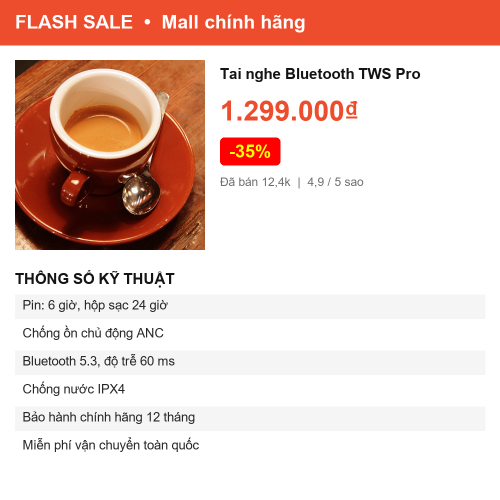
#> input picture data/images/T01_card1000.png, 1000 x 1000 px (shown at 1/2 size); its folder holds 5 pictures in this run
$ python t02_worked_example.py
#> lines starting #> are read from the running program, lines starting #| are printed output that depends on the picture
### src/common.py
"""Module dùng chung cho mọi thí nghiệm của Đề tài 4. MỌI script phải dùng các hàm này
để số liệu giữa các phần nhất quán.

Quy ước đo:
- Ảnh gốc: PNG RGB 8 bit trong data/images (xem data/metadata.json; nhóm P/T/G).
- Mã hoá/giải mã bằng Pillow (libjpeg-turbo, zlib, libwebp) hoàn toàn trong bộ nhớ (BytesIO).
- Dung lượng = len(bytes) / 1024 (KB). bpp = 8*len(bytes) / (W*H).
- PSNR trên cả 3 kênh RGB (MSE trung bình 3 kênh), data_range 255; ảnh trùng khớp -> inf.
- SSIM: skimage structural_similarity trên RGB, channel_axis=2, gaussian_weights=True,
  sigma=1.5, use_sample_covariance=False (đúng theo Wang et al. 2004), data_range=255.
- Thời gian: trung vị của `repeats` lần chạy, time.perf_counter, đơn vị ms.
"""
import io
import json
import os
import shutil
import time

import numpy as np
from PIL import Image
from skimage.metrics import structural_similarity

SEED = 2026
ROOT = os.path.dirname(os.path.dirname(os.path.abspath(__file__)))
IMG_DIR = os.path.join(ROOT, "data", "images")
GROUP_NAMES = {"P": "Ảnh chụp nhiều chi tiết", "T": "Ảnh có chữ", "G": "Ảnh gradient / nền trơn"}

np.random.seed(SEED)


def load_metadata():
    with open(os.path.join(ROOT, "data", "metadata.json"), encoding="utf-8") as f:
        return json.load(f)


def load_text_gt():
    with open(os.path.join(ROOT, "data", "text_ground_truth.json"), encoding="utf-8") as f:
        return json.load(f)


# [25 lines left out: functions list_images, encode, decode, not called in this run]


def psnr(ref: np.ndarray, test: np.ndarray) -> float:
    mse = np.mean((ref.astype(np.float64) - test.astype(np.float64)) ** 2)
    return float("inf") if mse == 0 else float(10 * np.log10(255.0 ** 2 / mse))


# [32 lines left out: functions ssim, time_ms, evaluate, not called in this run]


def ensure_dirs(task: str):
#> in main, im is the input picture: PIL image 1000x1000 RGB; mean R, G, B 233.6, 206.7, 199.1
    r = os.path.join(ROOT, "results", task)
    f = os.path.join(ROOT, "figures", task)
    os.makedirs(r, exist_ok=True)
    os.makedirs(f, exist_ok=True)
    return r, f


# [40 lines left out: function configure_tesseract, not called in this run]

### src/t02_worked_example.py
"""t02 - Ví dụ tính tay JPEG trên một khối 8x8 thật + hình minh hoạ cho Chương 2.

Chạy:  cd /home/claude/nen_anh && python src/t02_worked_example.py

Các bước (đúng như bộ mã hoá JPEG baseline, nhưng tự cài bằng numpy/scipy để không dùng hộp đen):
 1. Đọc ảnh data/images/T01_card1000.png, đổi sang kênh Y theo công thức JFIF
    Y = 0,299R + 0,587G + 0,114B (làm tròn về số nguyên 0..255).
 2. Chọn khối 8x8 THẬT nằm trên dòng chữ "Chống nước IPX4" (vùng y=760..799, x=40..279):
    khối căn lưới 8x8 có độ lệch chuẩn lớn nhất (khối nhiều biên chữ nhất, là trường hợp
    "khó" cho DCT). Lưới 8x8 căn theo gốc ảnh như JPEG thật.
 3. Trừ 128 (level shift) -> DCT-II 2D chuẩn trực giao (scipy.fft.dctn, norm='ortho').
    Với norm='ortho' công thức trùng đúng định nghĩa của chuẩn JPEG (có hệ số C(u)C(v)/4).
 4. Lượng tử hoá bằng bảng luminance chuẩn Annex K, nhân hệ số tỉ lệ IJG:
    S = 5000/q (q<50) hoặc 200-2q (q>=50); Q' = clip(floor((Q*S+50)/100), 1, 255).
    Làm tròn hệ số F/Q' về số nguyên gần nhất (half away from zero, như libjpeg).
    Chọn q=50 (S=100, bảng gốc) và q=90 (S=20) để thấy ảnh hưởng của quality.
 5. Giải lượng tử (nhân lại Q'), IDCT, cộng 128, làm tròn + cắt về [0,255]; tính MSE, PSNR
    (L=255) và đếm số hệ số khác 0 (tổng và AC), quét zigzag + RLE (run, level).
 6. Kiểm chứng chéo: bảng Q' tự tính phải trùng bảng Pillow/libjpeg thực sự dùng khi
    save(quality=q); và phép DCT tự cài phải trùng ma trận DCT viết tay (kiểm tra trực giao).
 7. Ví dụ PSNR/SSIM tính tay nhỏ: hai khối 3x3 (một cửa sổ, thống kê toàn khối), có đối chiếu
    skimage.structural_similarity (win_size=3, trọng số đều) để chắc chắn công thức đúng.

Bổ sung: áp 5 bộ lọc PNG (Sub/Up/Average/Paeth) lên chính khối này để minh hoạ bước dự đoán.

Đầu ra: results/t02/worked_example.txt, results/t02/worked_example_summary.csv,
        results/t02/qtable_scale.csv, figures/t02/dct_example.png,
        figures/t02/jpeg_qtable_scale.png, figures/t02/pipeline.png (sơ đồ khối pipeline).
Không có yếu tố ngẫu nhiên (không cần seed), kết quả tất định.
"""
import io
import os
import sys

import numpy as np
import pandas as pd
import matplotlib
matplotlib.use("Agg")
import matplotlib.pyplot as plt
from PIL import Image
from scipy.fft import dctn, idctn
from skimage.metrics import structural_similarity

sys.path.insert(0, os.path.dirname(os.path.abspath(__file__)))
from common import ROOT, IMG_DIR, SEED, ensure_dirs  # noqa: E402

plt.rcParams["font.family"] = "DejaVu Sans"
plt.rcParams["font.size"] = 10

IMG_NAME = "T01_card1000.png"
SEARCH = (760, 800, 40, 280)   # vùng dòng chữ "Chống nước IPX4": y0,y1,x0,x1

# Bảng lượng tử luminance chuẩn (ITU-T T.81 Annex K, Bảng K.1)
Q_LUM = np.array([
    [16, 11, 10, 16, 24, 40, 51, 61],
    [12, 12, 14, 19, 26, 58, 60, 55],
    [14, 13, 16, 24, 40, 57, 69, 56],
    [14, 17, 22, 29, 51, 87, 80, 62],
    [18, 22, 37, 56, 68, 109, 103, 77],
    [24, 35, 55, 64, 81, 104, 113, 92],
    [49, 64, 78, 87, 103, 121, 120, 101],
    [72, 92, 95, 98, 112, 100, 103, 99]], dtype=np.int64)


def ijg_scale(q):
    q = int(min(max(q, 1), 100))
    return 5000 // q if q < 50 else 200 - 2 * q  # libjpeg: 5000/quality (chia nguyên)


def scaled_qtable(q, base=Q_LUM):
    s = ijg_scale(q)
    return np.clip((base * s + 50) // 100, 1, 255)


def round_half_away(x):
    return np.sign(x) * np.floor(np.abs(x) + 0.5)


def zigzag_indices(n=8):
    idx = sorted(((i, j) for i in range(n) for j in range(n)),
                 key=lambda p: (p[0] + p[1], p[1] if (p[0] + p[1]) % 2 == 0 else p[0]))
    return idx


def dct_matrix(n=8):
    """Ma trận DCT-II trực giao: C[k,m] = a(k) cos((2m+1)k*pi/(2n))."""
    C = np.zeros((n, n))
    for k in range(n):
        a = np.sqrt(1.0 / n) if k == 0 else np.sqrt(2.0 / n)
        for m in range(n):
            C[k, m] = a * np.cos((2 * m + 1) * k * np.pi / (2 * n))
    return C


def rgb_to_y(arr):
    r, g, b = [arr[..., i].astype(np.float64) for i in range(3)]
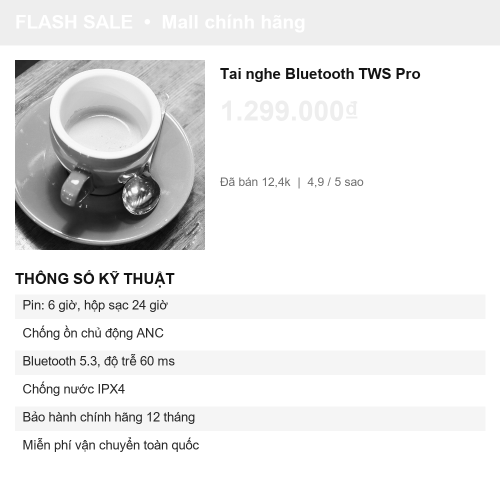
#> r: shape (1000, 1000) float64 (shown at 1/2 size); min 0, max 255, mean 233.6
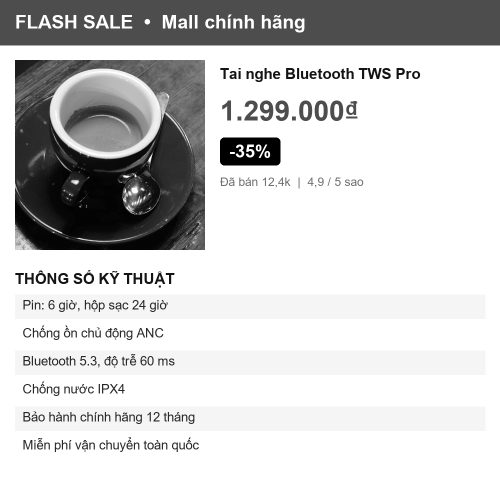
#> g: shape (1000, 1000) float64 (shown at 1/2 size); min 0, max 255, mean 206.7
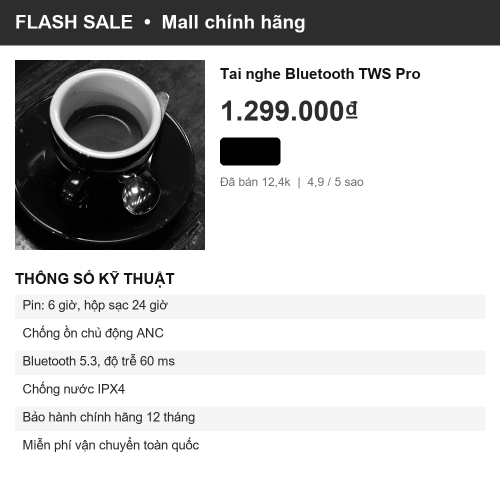
#> b: shape (1000, 1000) float64 (shown at 1/2 size); min 0, max 255, mean 199.1
    return np.clip(np.round(0.299 * r + 0.587 * g + 0.114 * b), 0, 255).astype(np.int64)
#> returned value: shape (1000, 1000) int64; 256 distinct labels, from 0 to 255


def mse_psnr(a, b):
    mse = float(np.mean((a.astype(np.float64) - b.astype(np.float64)) ** 2))
    return mse, (float("inf") if mse == 0 else 10 * np.log10(255.0 ** 2 / mse))


def fmt_matrix(M, width=5, fmt="d"):
    lines = []
    for row in M:
        lines.append(" ".join(f"{(int(v) if fmt == 'd' else v):{width}{'d' if fmt == 'd' else fmt}}" for v in row))
    return "\n".join(lines)


def fmt_float(M, width=8, dec=1):
    return "\n".join(" ".join(f"{v:{width}.{dec}f}" for v in row) for row in M)


def global_ssim(x, y, L=255.0):
    """SSIM trên MỘT cửa sổ (toàn khối), trọng số đều, phương sai tổng thể (chia N)."""
    x = x.astype(np.float64).ravel()
    y = y.astype(np.float64).ravel()
    C1, C2 = (0.01 * L) ** 2, (0.03 * L) ** 2
    mx, my = x.mean(), y.mean()
    vx, vy = x.var(), y.var()
    cxy = np.mean((x - mx) * (y - my))
    num = (2 * mx * my + C1) * (2 * cxy + C2)
    den = (mx ** 2 + my ** 2 + C1) * (vx + vy + C2)
    return dict(mx=mx, my=my, vx=vx, vy=vy, cxy=cxy, C1=C1, C2=C2,
                lum=(2 * mx * my + C1) / (mx ** 2 + my ** 2 + C1),
                cs=(2 * cxy + C2) / (vx + vy + C2), ssim=num / den)


def png_filters(img):
    """Áp 5 bộ lọc PNG (None/Sub/Up/Average/Paeth) lên ảnh xám 8 bit, phép trừ modulo 256.
    Điểm ảnh ngoài biên (bên trái, phía trên) coi bằng 0 đúng như đặc tả PNG."""
    a_img = img.astype(np.int64)
    H, W = a_img.shape
    out = {k: np.zeros((H, W), np.int64) for k in ("None", "Sub", "Up", "Average", "Paeth")}
    for y in range(H):
        for x in range(W):
            v = a_img[y, x]
            a = a_img[y, x - 1] if x > 0 else 0
            b = a_img[y - 1, x] if y > 0 else 0
            c = a_img[y - 1, x - 1] if x > 0 and y > 0 else 0
            p = a + b - c
            pa, pb, pc = abs(p - a), abs(p - b), abs(p - c)
            pred = a if (pa <= pb and pa <= pc) else (b if pb <= pc else c)
            out["None"][y, x] = v
            out["Sub"][y, x] = (v - a) % 256
            out["Up"][y, x] = (v - b) % 256
            out["Average"][y, x] = (v - (a + b) // 2) % 256
            out["Paeth"][y, x] = (v - pred) % 256
    return out


def draw_pipeline(fig_dir):
    """Sơ đồ khối nằm ngang của pipeline thí nghiệm (matplotlib patches, nét 2, chữ đen)."""
    from matplotlib.patches import FancyBboxPatch, FancyArrowPatch
    fig, ax = plt.subplots(figsize=(8.0, 3.6))
    ax.set_xlim(0, 101); ax.set_ylim(0, 48); ax.axis("off")
    boxes = [
        ("1. ĐẦU VÀO", ["20 ảnh PNG", "P: 7 ảnh chụp", "T: 7 thẻ chữ", "G: 6 gradient", "list_images()"]),
        ("2. TIỀN\nXỬ LÝ", ["convert('RGB')", "RGB 8 bit", "cắt vuông", "resize LANCZOS", "500² / 1000²"]),
        ("3. XỬ LÝ\nCHÍNH", ["Image.save()", "JPEG 50/75/90", "PNG level 9", "WebP lossy q", "WebP lossless"]),
        ("4. HẬU\nXỬ LÝ", ["Image.open()", "KB, bpp, tỉ lệ", "PSNR numpy", "SSIM skimage", "gộp theo nhóm"]),
        ("5. ĐẦU RA", ["Bảng CSV", "Đồ thị RD", "Khuyến nghị", "định dạng và", "mức nén"]),
    ]
    n = len(boxes)
    w, gap = 17.4, 3.2
    x = 0.6
    for i, (title, lines) in enumerate(boxes):
        ax.add_patch(FancyBboxPatch((x, 8), w, 38, boxstyle="round,pad=0.0,rounding_size=1.2",
                                    fc="white", ec="black", lw=2))
        ax.add_patch(FancyBboxPatch((x, 38), w, 8, boxstyle="round,pad=0.0,rounding_size=1.2",
                                    fc="0.88", ec="black", lw=2))
        ax.text(x + w / 2, 42, title, ha="center", va="center", fontsize=10, fontweight="bold")
        for k, t in enumerate(lines):
            ax.text(x + w / 2, 33 - 5.4 * k, t, ha="center", va="center", fontsize=9)
        if i < n - 1:
            ax.add_patch(FancyArrowPatch((x + w + 0.15, 26), (x + w + gap - 0.15, 26), arrowstyle="-|>",
                                         mutation_scale=14, lw=2, color="black"))
        x += w + gap
    ax.text(50, 3, "Bước 3–4 lặp cho mọi cặp (ảnh, định dạng, tham số); so sánh ảnh gốc với ảnh giải mã",
            ha="center", va="center", fontsize=9)
    fig.savefig(os.path.join(fig_dir, "pipeline.png"), dpi=300, bbox_inches="tight", pad_inches=0.05)
    plt.close(fig)


def main():
    res_dir, fig_dir = ensure_dirs("t02")
    out = []
    P = out.append

    # ---- 1-2. Lấy khối thật -------------------------------------------------
    im = Image.open(os.path.join(IMG_DIR, IMG_NAME)).convert("RGB")
    Y = rgb_to_y(np.asarray(im))
    y0, y1, x0, x1 = SEARCH
    if Y.shape[0] < y1 or Y.shape[1] < x1:
        raise ValueError(f"Ảnh {IMG_NAME} quá nhỏ cho vùng tìm khối {SEARCH}: {Y.shape}")
    cand = [(Y[j:j + 8, i:i + 8].std(), j, i) for j in range(y0, y1, 8) for i in range(x0, x1, 8)]
#> cand = 150 items, first 6: (0, 760, 40), (0, 760, 48), (0, 760, 56), (0, 760, 64), (0, 760, 72), (70.05, 760, 80)
#> (the rest of the program and of its run is left out)
